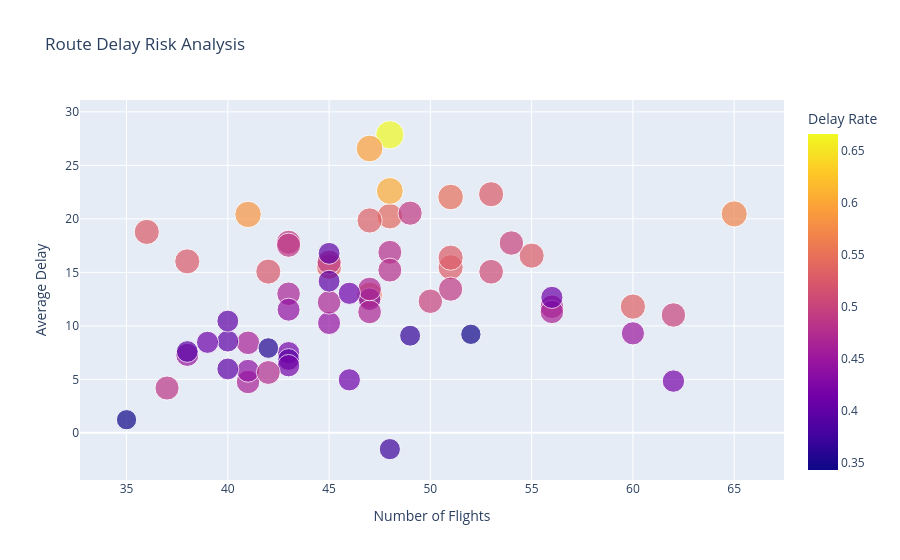

The cell this chart's notebook holds for it:
### Markdown cell above
**d. Best to Worst Routes**

### Code cell
route_stats = df.groupby("Route").agg(
    avg_delay=("ARR_DELAY", "mean"),
    delay_rate=("Is_Delayed", "mean"),
    flights=("Route", "count")
).reset_index()

fig = px.scatter(
    route_stats,
    x="flights",
    y="avg_delay",
    size="delay_rate",
    color="delay_rate",
    hover_name="Route",
    title="Route Delay Risk Analysis",
    labels={
        "flights": "Number of Flights",
        "avg_delay": "Average Delay",
        "delay_rate": "Delay Rate"
    }
)

fig.show()

### Figure 1 — Plotly figure (JSON) as saved in the notebook; plotly's stock layout.template omitted (floating-point values rounded to 4 significant figures)
{"data": [{"hovertemplate": "<b>%{hovertext}</b><br><br>Number of Flights=%{x}<br>Average Delay=%{y}<br>Delay Rate=%{marker.color}<extra></extra>", "hovertext": ["ATL → ATL", "ATL → DEN", "ATL → DFW", "ATL → JFK", "ATL → LAX", "ATL → ORD", "ATL → SEA", "ATL → SFO", "DEN → ATL", "DEN → DEN", "DEN → DFW", "DEN → JFK", "DEN → LAX", "DEN → ORD", "DEN → SEA", "DEN → SFO", "DFW → ATL", "DFW → DEN", "DFW → DFW", "DFW → JFK", "DFW → LAX", "DFW → ORD", "DFW → SEA", "DFW → SFO", "JFK → ATL", "JFK → DEN", "JFK → DFW", "JFK → JFK", "JFK → LAX", "JFK → ORD", "JFK → SEA", "JFK → SFO", "LAX → ATL", "LAX → DEN", "LAX → DFW", "LAX → JFK", "LAX → LAX", "LAX → ORD", "LAX → SEA", "LAX → SFO", "ORD → ATL", "ORD → DEN", "ORD → DFW", "ORD → JFK", "ORD → LAX", "ORD → ORD", "ORD → SEA", "ORD → SFO", "SEA → ATL", "SEA → DEN", "SEA → DFW", "SEA → JFK", "SEA → LAX", "SEA → ORD", "SEA → SEA", "SEA → SFO", "SFO → ATL", "SFO → DEN", "SFO → DFW", "SFO → JFK", "SFO → LAX", "SFO → ORD", "SFO → SEA", "SFO → SFO"], "legendgroup": "", "marker": {"color": [0.4651, 0.4444, 0.4634, 0.4634, 0.5238, 0.375, 0.4, 0.5532, 0.4255, 0.3462, 0.4865, 0.5417, 0.5283, 0.4884, 0.4643, 0.4474, 0.5294, 0.5, 0.5333, 0.4889, 0.5278, 0.439, 0.4194, 0.5692, 0.4643, 0.4902, 0.4, 0.4186, 0.6667, 0.3429, 0.4107, 0.5273, 0.4103, 0.413, 0.5, 0.4681, 0.4792, 0.5263, 0.5333, 0.6042, 0.5294, 0.4, 0.5, 0.4419, 0.5094, 0.45, 0.4898, 0.3953, 0.3571, 0.4681, 0.4, 0.4667, 0.413, 0.4186, 0.5854, 0.4884, 0.5957, 0.3673, 0.3947, 0.549, 0.4762, 0.5319, 0.4, 0.4792], "coloraxis": "coloraxis", "size": [0.4651, 0.4444, 0.4634, 0.4634, 0.5238, 0.375, 0.4, 0.5532, 0.4255, 0.3462, 0.4865, 0.5417, 0.5283, 0.4884, 0.4643, 0.4474, 0.5294, 0.5, 0.5333, 0.4889, 0.5278, 0.439, 0.4194, 0.5692, 0.4643, 0.4902, 0.4, 0.4186, 0.6667, 0.3429, 0.4107, 0.5273, 0.4103, 0.413, 0.5, 0.4681, 0.4792, 0.5263, 0.5333, 0.6042, 0.5294, 0.4, 0.5, 0.4419, 0.5094, 0.45, 0.4898, 0.3953, 0.3571, 0.4681, 0.4, 0.4667, 0.413, 0.4186, 0.5854, 0.4884, 0.5957, 0.3673, 0.3947, 0.549, 0.4762, 0.5319, 0.4, 0.4792], "sizemode": "area", "sizeref": 0.001667, "symbol": "circle"}, "mode": "markers", "name": "", "orientation": "v", "showlegend": false, "type": "scatter", "x": [43, 45, 41, 41, 42, 48, 40, 47, 47, 52, 37, 48, 53, 43, 56, 38, 51, 50, 45, 45, 36, 41, 62, 65, 56, 51, 40, 43, 48, 35, 56, 55, 39, 46, 54, 47, 48, 38, 60, 48, 51, 40, 62, 43, 53, 60, 49, 43, 42, 47, 45, 45, 46, 43, 41, 43, 47, 49, 38, 51, 42, 47, 45, 48], "xaxis": "x", "y": [13.0, 10.27, 8.415, 4.756, 15.07, -1.521, 8.575, 12.89, 12.49, 9.212, 4.189, 20.25, 22.3, 17.81, 11.79, 7.289, 15.47, 12.3, 15.53, 15.96, 18.78, 5.805, 4.839, 20.46, 11.3, 13.43, 5.975, 7.488, 27.85, 1.229, 12.66, 16.56, 8.462, 4.957, 17.74, 11.3, 16.88, 16.03, 11.8, 22.6, 16.37, 10.45, 11.02, 11.51, 15.06, 9.3, 20.53, 6.86, 7.929, 13.45, 16.78, 12.2, 13.04, 6.279, 20.41, 17.53, 26.57, 9.082, 7.605, 22.04, 5.643, 19.85, 14.18, 15.21], "yaxis": "y"}], "layout": {"coloraxis": {"colorbar": {"title": {"text": "Delay Rate"}}, "colorscale": [[0, "#0d0887"], [0.1111, "#46039f"], [0.2222, "#7201a8"], [0.3333, "#9c179e"], [0.4444, "#bd3786"], [0.5556, "#d8576b"], [0.6667, "#ed7953"], [0.7778, "#fb9f3a"], [0.8889, "#fdca26"], [1, "#f0f921"]]}, "legend": {"itemsizing": "constant", "tracegroupgap": 0}, "title": {"text": "Route Delay Risk Analysis"}, "xaxis": {"anchor": "y", "domain": [0, 1], "title": {"text": "Number of Flights"}}, "yaxis": {"anchor": "x", "domain": [0, 1], "title": {"text": "Average Delay"}}}}
